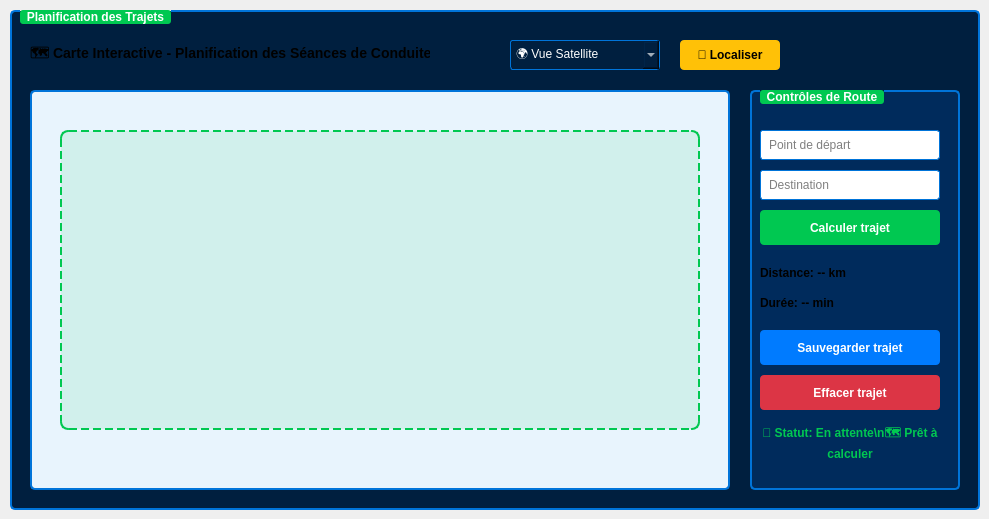
     <widget class="QWidget" name="tab_4">
      <attribute name="title">
       <string>Carte</string>
      </attribute>
      <widget class="QGroupBox" name="groupBox_map">
       <property name="geometry">
        <rect>
         <x>10</x>
         <y>10</y>
         <width>970</width>
         <height>500</height>
        </rect>
       </property>
       <property name="styleSheet">
        <string notr="true">QGroupBox {
    font-weight: bold;
    border: 2px solid #0074D9;
    border-radius: 5px;
    margin-top: 1ex;
    background-color: #001F3F;
    color: #FFFFFF;
}
QGroupBox::title {
    subcontrol-origin: margin;
    left: 10px;
    padding: 0 5px 0 5px;
    color: #FFFFFF;
    background-color: #00C851;
    border-radius: 3px;
}</string>
       </property>
       <property name="title">
        <string>Planification des Trajets</string>
       </property>
       <widget class="QLabel" name="label_mapView">
        <property name="geometry">
         <rect>
          <x>20</x>
          <y>80</y>
          <width>700</width>
          <height>400</height>
         </rect>
        </property>
        <property name="styleSheet">
         <string notr="true">QLabel {
    background-color: #E8F4FD;
    border: 2px solid #0074D9;
    border-radius: 5px;
    color: #0074D9;
    font-size: 16px;
    font-weight: bold;
}</string>
        </property>
        <property name="text">
         <string>&lt;html&gt;&lt;head/&gt;&lt;body&gt;&lt;p align=&quot;center&quot;&gt;&lt;br/&gt;&lt;/p&gt;&lt;/body&gt;&lt;/html&gt;</string>
        </property>
        <property name="alignment">
         <set>Qt::AlignmentFlag::AlignCenter</set>
        </property>
        <property name="wordWrap">
         <bool>true</bool>
        </property>
       </widget>
       <widget class="QLabel" name="label_routePreview">
        <property name="geometry">
         <rect>
          <x>50</x>
          <y>120</y>
          <width>640</width>
          <height>300</height>
         </rect>
        </property>
        <property name="styleSheet">
         <string notr="true">QLabel {
    background-color: rgba(0, 200, 81, 0.1);
    border: 2px dashed #00C851;
    border-radius: 8px;
    color: #00C851;
    font-size: 14px;
    font-weight: bold;
}</string>
        </property>
        <property name="text">
         <string>&lt;html&gt;&lt;head/&gt;&lt;body&gt;&lt;p align=&quot;center&quot;&gt;&lt;br/&gt;&lt;/p&gt;&lt;/body&gt;&lt;/html&gt;</string>
        </property>
        <property name="alignment">
         <set>Qt::AlignmentFlag::AlignCenter</set>
        </property>
        <property name="wordWrap">
         <bool>true</bool>
        </property>
       </widget>
       <widget class="QGroupBox" name="groupBox_route">
        <property name="geometry">
         <rect>
          <x>740</x>
          <y>80</y>
          <width>210</width>
          <height>400</height>
         </rect>
        </property>
        <property name="styleSheet">
         <string notr="true">QGroupBox {
    font-weight: bold;
    border: 2px solid #0074D9;
    border-radius: 5px;
    margin-top: 1ex;
    background-color: #002B5C;
    color: #FFFFFF;
}</string>
        </property>
        <property name="title">
         <string>Contrôles de Route</string>
        </property>
        <widget class="QLineEdit" name="departure_s">
         <property name="geometry">
          <rect>
           <x>10</x>
           <y>40</y>
           <width>180</width>
           <height>30</height>
          </rect>
         </property>
         <property name="styleSheet">
          <string notr="true">QLineEdit {
    background-color: white;
    border: 1px solid #0074D9;
    border-radius: 3px;
    padding: 6px;
    color: #000000;
}</string>
         </property>
         <property name="placeholderText">
          <string>Point de départ</string>
         </property>
        </widget>
        <widget class="QLineEdit" name="destination_s">
         <property name="geometry">
          <rect>
           <x>10</x>
           <y>80</y>
           <width>180</width>
           <height>30</height>
          </rect>
         </property>
         <property name="styleSheet">
          <string notr="true">QLineEdit {
    background-color: white;
    border: 1px solid #0074D9;
    border-radius: 3px;
    padding: 6px;
    color: #000000;
}</string>
         </property>
         <property name="placeholderText">
          <string>Destination</string>
         </property>
        </widget>
        <widget class="QPushButton" name="calculateRoute_s">
         <property name="geometry">
          <rect>
           <x>10</x>
           <y>120</y>
           <width>180</width>
           <height>35</height>
          </rect>
         </property>
         <property name="styleSheet">
          <string notr="true">QPushButton {
    background-color: #00C851;
    border: none;
    color: #FFFFFF;
    padding: 8px 16px;
    border-radius: 4px;
    font-weight: bold;
}
QPushButton:hover {
    background-color: #00E676;
}</string>
         </property>
         <property name="text">
          <string>Calculer trajet</string>
         </property>
        </widget>
        <widget class="QLabel" name="label_distance">
         <property name="geometry">
          <rect>
           <x>10</x>
           <y>170</y>
           <width>180</width>
           <height>25</height>
          </rect>
         </property>
         <property name="styleSheet">
          <string notr="true">font-weight: bold;</string>
         </property>
         <property name="text">
          <string>Distance: -- km</string>
         </property>
        </widget>
        <widget class="QLabel" name="label_duration">
         <property name="geometry">
          <rect>
           <x>10</x>
           <y>200</y>
           <width>180</width>
           <height>25</height>
          </rect>
         </property>
         <property name="styleSheet">
          <string notr="true">font-weight: bold;</string>
         </property>
         <property name="text">
          <string>Durée: -- min</string>
         </property>
        </widget>
        <widget class="QPushButton" name="saveRoute_s">
         <property name="geometry">
          <rect>
           <x>10</x>
           <y>240</y>
           <width>180</width>
           <height>35</height>
          </rect>
         </property>
         <property name="styleSheet">
          <string notr="true">QPushButton {
    background-color: #007BFF;
    border: none;
    color: #FFFFFF;
    padding: 8px 16px;
    border-radius: 4px;
    font-weight: bold;
}
QPushButton:hover {
    background-color: #0056B3;
}</string>
         </property>
         <property name="text">
          <string>Sauvegarder trajet</string>
         </property>
        </widget>
        <widget class="QPushButton" name="clearRoute_s">
         <property name="geometry">
          <rect>
           <x>10</x>
           <y>285</y>
           <width>180</width>
           <height>35</height>
          </rect>
         </property>
         <property name="styleSheet">
          <string notr="true">QPushButton {
    background-color: #DC3545;
    border: none;
    color: #FFFFFF;
    padding: 8px 16px;
    border-radius: 4px;
    font-weight: bold;
}
QPushButton:hover {
    background-color: #C82333;
}</string>
         </property>
         <property name="text">
          <string>Effacer trajet</string>
         </property>
        </widget>
        <widget class="QLabel" name="label_routeStatus">
         <property name="geometry">
          <rect>
           <x>10</x>
           <y>330</y>
           <width>180</width>
           <height>50</height>
          </rect>
         </property>
         <property name="styleSheet">
          <string notr="true">font-size: 12px; color: #00C851; font-weight: bold;</string>
         </property>
         <property name="text">
          <string>📍 Statut: En attente\n🗺️ Prêt à calculer</string>
         </property>
         <property name="alignment">
          <set>Qt::AlignmentFlag::AlignCenter</set>
         </property>
         <property name="wordWrap">
          <bool>true</bool>
         </property>
        </widget>
       </widget>
       <widget class="QLabel" name="label_mapTitle">
        <property name="geometry">
         <rect>
          <x>20</x>
          <y>30</y>
          <width>400</width>
          <height>30</height>
         </rect>
        </property>
        <property name="styleSheet">
         <string notr="true">font-size: 14px; font-weight: bold;</string>
        </property>
        <property name="text">
         <string>🗺️ Carte Interactive - Planification des Séances de Conduite</string>
        </property>
       </widget>
       <widget class="QComboBox" name="mapType_s">
        <property name="geometry">
         <rect>
          <x>500</x>
          <y>30</y>
          <width>150</width>
          <height>30</height>
         </rect>
        </property>
        <property name="styleSheet">
         <string notr="true">QComboBox {
    background-color: #001F3F;
    border: 1px solid #0074D9;
    color: #FFFFFF;
    padding: 5px;
    border-radius: 3px;
}
QComboBox:hover { 
    border: 1px solid #00C851; 
}</string>
        </property>
        <item>
         <property name="text">
          <string>🌍 Vue Satellite</string>
         </property>
        </item>
        <item>
         <property name="text">
          <string>🗺️ Vue Carte</string>
         </property>
        </item>
        <item>
         <property name="text">
          <string>🚗 Vue Trafic</string>
         </property>
        </item>
       </widget>
       <widget class="QPushButton" name="centerMap_s">
        <property name="geometry">
         <rect>
          <x>670</x>
          <y>30</y>
          <width>100</width>
          <height>30</height>
         </rect>
        </property>
        <property name="styleSheet">
         <string notr="true">QPushButton {
    background-color: #FFC107;
    border: none;
    color: #000000;
    padding: 6px 12px;
    border-radius: 4px;
    font-weight: bold;
}
QPushButton:hover {
    background-color: #E0A800;
}</string>
        </property>
        <property name="text">
         <string>📍 Localiser</string>
        </property>
       </widget>
      </widget>
     </widget>
